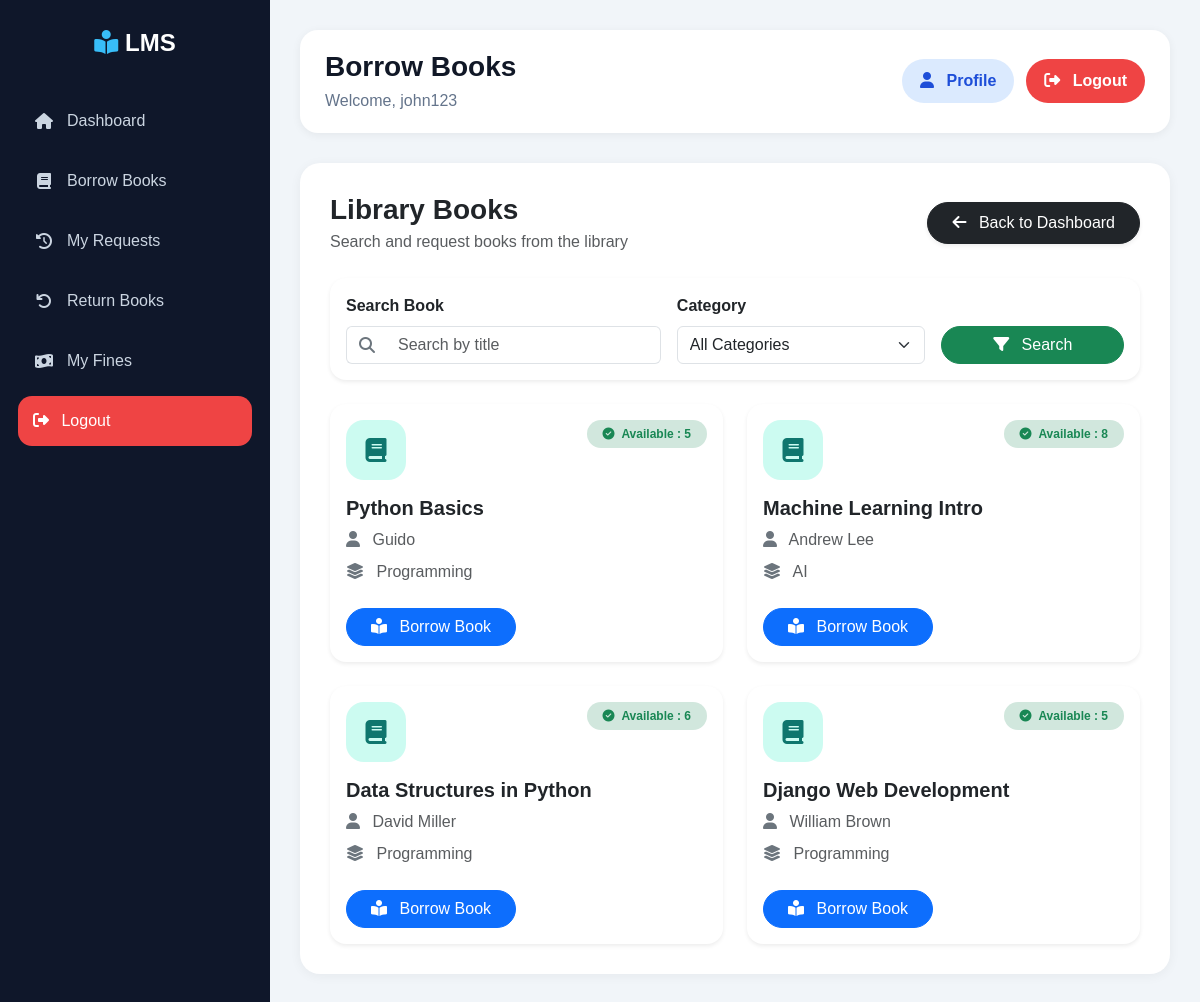
The page /teacher/books/ (signed in) on the database as committed earlier.
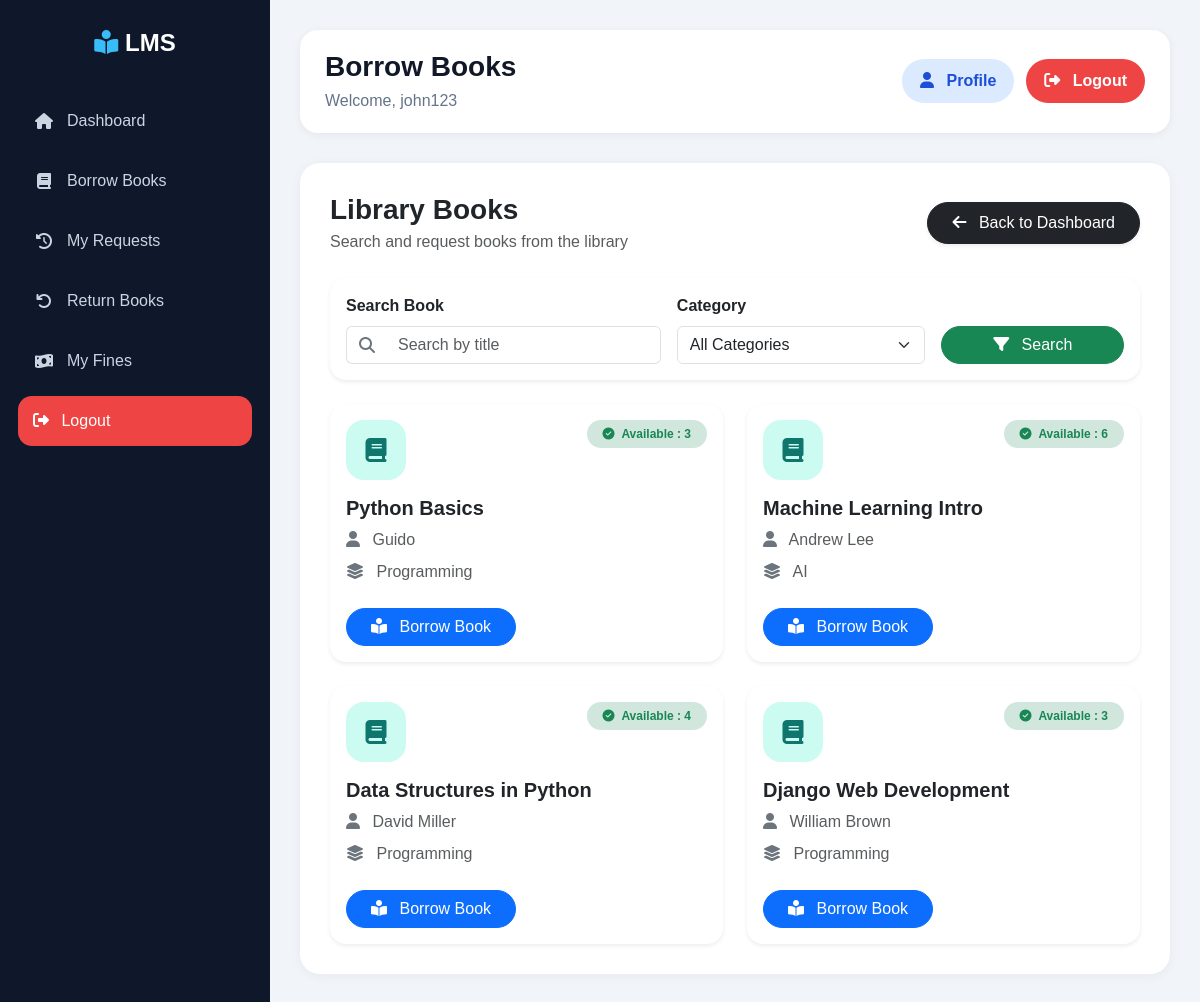
The same page on the database as committed later.
### books/models.py (models this page shows, shortened)
class Book(models.Model):
    title = models.CharField(
        max_length=200
    )
    author = models.CharField(
        max_length=150
    )
    isbn = models.CharField(
        max_length=20,
        unique=True
    )
    category = models.ForeignKey(
        Category,
        on_delete=models.CASCADE
    )
    price = models.DecimalField(
        max_digits=10,
        decimal_places=2,
        default=0
    )
    quantity = models.PositiveIntegerField(
        default=1
    )
    available = models.PositiveIntegerField(
        default=1
    )
    description = models.TextField(
        blank=True,
        null=True
    )
    added_on = models.DateTimeField(
        auto_now_add=True
    )

class Category(models.Model):
    name = models.CharField(
        max_length=100,
        unique=True
    )

### teacher/views.py (the view, shortened to what this page needs)
@login_required
def teacher_books(request):
    books = Book.objects.all().order_by(
        '-added_on'
    )
    categories = Category.objects.all()
    q = request.GET.get('q')
    category = request.GET.get('category')
    if q:
        books = books.filter(
            title__icontains=q
        )
    if category:
        books = books.filter(
            category_id=category
        )
    return render(
        request,
        'issue/borrow_books.html',
        {
            'books': books,
            'categories': categories
        }
    )

### issue/templates/issue/borrow_books.html (shortened to what the changed rows need)
{% extends 'base.html' %}
{% block content %}
<div class="row g-4">
    {% for book in books %}
    <div class="col-md-6">
        <div class="card border-0 shadow-sm rounded-4 h-100">
            <div class="card-body">
                <div class="d-flex justify-content-between align-items-start mb-3">
                    <div class="book-icon">
                        <i class="fa-solid fa-book"></i>
                    </div>
                    {% if book.available > 0 %}
                    <span class="badge bg-success-subtle text-success px-3 py-2 rounded-pill">
                        <i class="fa-solid fa-circle-check me-1"></i>
                        Available : {{ book.available }}
                    </span>
                    {% else %}
                    <span class="badge bg-danger px-3 py-2 rounded-pill">
                        <i class="fa-solid fa-circle-xmark me-1"></i>
                        Out of Stock
                    </span>
                    {% endif %}
                </div>
                <h5 class="fw-bold text-dark">
                    {{ book.title }}
                </h5>
                <p class="text-muted mb-2">
                    <i class="fa-solid fa-user me-2 text-secondary"></i>
                    {{ book.author }}
                </p>
                <p class="text-muted mb-4">
                    <i class="fa-solid fa-layer-group me-2 text-secondary"></i>
                    {{ book.category.name }}
                </p>
                {% if book.available > 0 %}
                <form method="post">
                    <button
                        type="submit"
                        class="btn btn-primary rounded-pill px-4"
                    >
                        <i class="fa-solid fa-book-open-reader me-2"></i>
                        Borrow Book
                    </button>
                </form>
                {% endif %}
            </div>
        </div>
    </div>
    {% endfor %}
</div>
{% endblock %}

Rows that differ between the two databases and show on the page:
changed Book "Python Basics": available "5" → "3"
changed Book "Machine Learning Intro": available "8" → "6"
changed Book "Data Structures in Python": available "6" → "4"
changed Book "Django Web Development": available "5" → "3"
